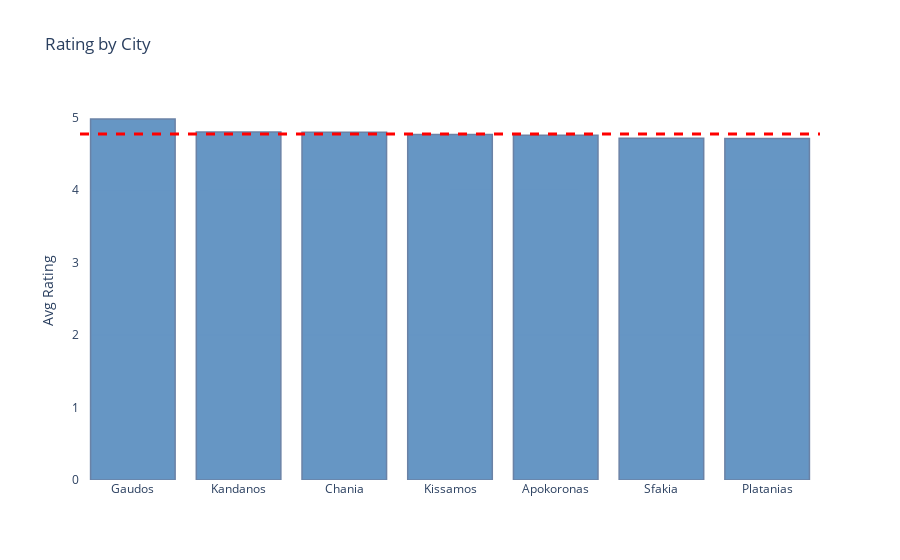

Here is the notebook cell this chart was saved with:
### Markdown cell above
#### iv) Location with highest avg rating

### Code cell
# Find locations avg rating
df_location_reviews = pd.DataFrame({"Avg_Rating":df_listings.groupby("neighbourhood_group")['review_scores_location'].mean()})


# Define X, Y
x = list(df_location_reviews.index)
y = df_location_reviews.Avg_Rating

# Use plotly to plot
fig= go.Figure(data=go.Bar(x=x,y=y,marker_color='#00509d', marker_line_color='rgb(8,48,107)',
                  marker_line_width=1.5, opacity=0.6))

# Update Layout
fig.update_layout(
    title={'text':'Rating by City'},
    xaxis=dict(
        title=''),
    yaxis=dict(
        title='Avg Rating',
         ticksuffix=""
    ),
    paper_bgcolor='rgba(0,0,0,0)',
    plot_bgcolor='rgba(0,0,0,0)',
)

# Add hosizontall line to show the mean
fig.add_hline(y=df_listings.review_scores_location.mean(),
              line_width=3,line_dash="dash",line_color="red")

# Short by highest 
fig.update_layout(barmode='stack', xaxis={'categoryorder':'total descending'})

### Figure 1 — Plotly figure (JSON) as saved in the notebook; plotly's stock layout.template omitted (floating-point values rounded to 4 significant figures)
{"data": [{"marker": {"color": "#00509d", "line": {"color": "rgb(8,48,107)", "width": 1.5}}, "opacity": 0.6, "type": "bar", "x": ["Apokoronas", "Chania", "Gaudos", "Kandanos", "Kissamos", "Platanias", "Sfakia"], "y": [4.76, 4.8, 4.984, 4.804, 4.77, 4.716, 4.717]}], "layout": {"barmode": "stack", "paper_bgcolor": "rgba(0,0,0,0)", "plot_bgcolor": "rgba(0,0,0,0)", "shapes": [{"line": {"color": "red", "dash": "dash", "width": 3}, "type": "line", "x0": 0, "x1": 1, "xref": "x domain", "y0": 4.777, "y1": 4.777, "yref": "y"}], "title": {"text": "Rating by City"}, "xaxis": {"categoryorder": "total descending", "title": {"text": ""}}, "yaxis": {"ticksuffix": "", "title": {"text": "Avg Rating"}}}}
